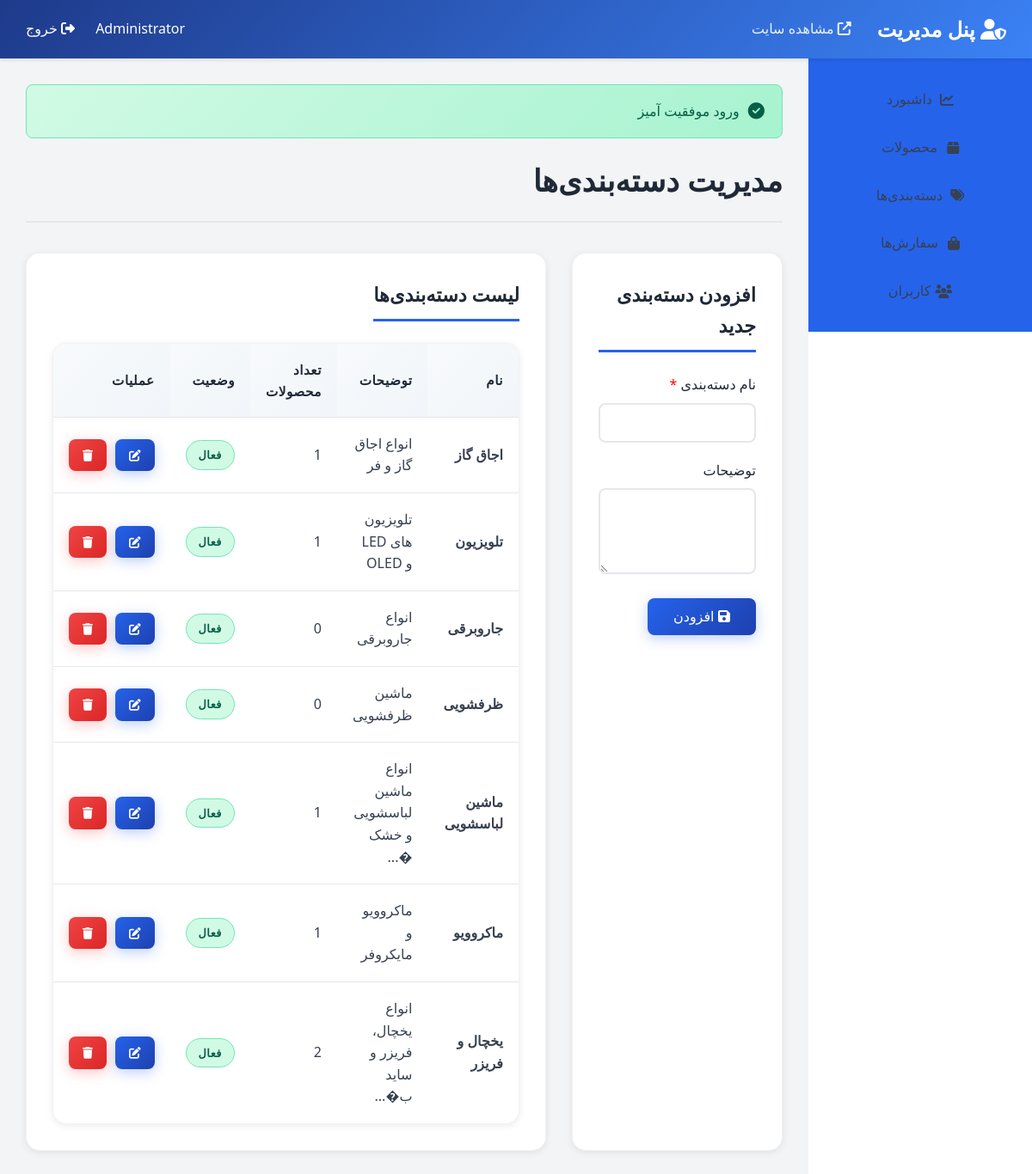
Screenshot of /admin/categories.php (signed in) with the database file from the repository.
### tables this page shows
CREATE TABLE IF NOT EXISTS users (
    id INT AUTO_INCREMENT PRIMARY KEY,
    username VARCHAR(50) NOT NULL UNIQUE,
    email VARCHAR(100) NOT NULL UNIQUE,
    password VARCHAR(255) NOT NULL,
    full_name VARCHAR(100) NOT NULL,
    phone VARCHAR(20),
    address TEXT,
    city VARCHAR(50),
    postal_code VARCHAR(20),
    role ENUM('admin', 'customer') DEFAULT 'customer',
    status ENUM('active', 'inactive', 'banned') DEFAULT 'active',
    created_at TIMESTAMP DEFAULT CURRENT_TIMESTAMP,
    updated_at TIMESTAMP DEFAULT CURRENT_TIMESTAMP ON UPDATE CURRENT_TIMESTAMP,
    INDEX idx_username (username),
    INDEX idx_email (email),
    INDEX idx_role (role)
);

CREATE TABLE IF NOT EXISTS categories (
    id INT AUTO_INCREMENT PRIMARY KEY,
    name VARCHAR(100) NOT NULL,
    description TEXT,
    image VARCHAR(255),
    parent_id INT DEFAULT NULL,
    status ENUM('active', 'inactive') DEFAULT 'active',
    created_at TIMESTAMP DEFAULT CURRENT_TIMESTAMP,
    updated_at TIMESTAMP DEFAULT CURRENT_TIMESTAMP ON UPDATE CURRENT_TIMESTAMP,
    FOREIGN KEY (parent_id) REFERENCES categories(id) ON DELETE SET NULL,
    INDEX idx_status (status),
    INDEX idx_parent (parent_id)
);

### includes/functions.php (called while the page is built, shortened)
<?php
function isLoggedIn() {
    return isset($_SESSION['user_id']);
}
function getCurrentUserId() {
    return $_SESSION['user_id'] ?? null;
}
function getCurrentUser() {
    $db = getDB();
    $userId = getCurrentUserId();
    $stmt = $db->prepare("SELECT id, username, email, full_name, phone, address, city, postal_code, role FROM users WHERE id = ?");
    $stmt->bind_param("i", $userId);
    $stmt->execute();
    $result = $stmt->get_result();
    return $result->fetch_assoc();
}
function getFlashMessage() {
    if (isset($_SESSION['flash_message'])) {
        $flash = $_SESSION['flash_message'];
        return $flash;
    }
    return null;
}

### includes/db.php (called while the page is built, shortened)
<?php
class Database {
    private static $instance = null;
    private $connection;
    private function __construct() {
        try {
            $this->connection = new mysqli(DB_HOST, DB_USER, DB_PASS, DB_NAME);
            $this->connection->set_charset("utf8mb4");
        } catch (Exception $e) {
            die("Database connection error: " . $e->getMessage());
        }
    }
    public static function getInstance() {
        if (self::$instance === null) {
            self::$instance = new self();
        }
        return self::$instance;
    }
    public function prepare($sql) {
        return $this->connection->prepare($sql);
    }
}
function getDB() {
    return Database::getInstance();
}

### includes/Category.php (called while the page is built, shortened)
<?php
require_once __DIR__ . '/db.php';
class Category {
    private $db;
    public function __construct() {
        $this->db = getDB();
    }
    public function getCategoriesWithCount($showAll = false) {
        $whereClause = $showAll ? '' : "WHERE c.status = 'active'";
        $stmt = $this->db->prepare("
            SELECT c.*, COUNT(p.id) as product_count
            FROM categories c
            LEFT JOIN products p ON c.id = p.category_id AND p.status = 'active'
            $whereClause
            GROUP BY c.id
            ORDER BY c.name ASC
        ");
        $stmt->execute();
        $result = $stmt->get_result();
        $categories = [];
        while ($row = $result->fetch_assoc()) {
            $categories[] = $row;
        }
        return $categories;
    }
}

### admin/categories.php (the view, shortened to what this page needs)
<?php
require_once __DIR__ . '/../includes/db.php';
require_once __DIR__ . '/../includes/functions.php';
require_once __DIR__ . '/../includes/Category.php';
$categoryObj = new Category();
$categories = $categoryObj->getCategoriesWithCount(true);
$editCategory = null;
require_once 'header.php';
?>
<div class="page-header">
    <h1 class="page-title">مدیریت دسته‌بندی‌ها</h1>
</div>
<div style="display: grid; grid-template-columns: 1fr 2fr; gap: 30px;">
    <div class="admin-card">
        <h2><?php echo $editCategory ? 'ویرایش دسته‌بندی' : 'افزودن دسته‌بندی جدید'; ?></h2>
        <form method="POST" action="">
            <div class="form-group">
                <label class="form-label">نام دسته‌بندی <span style="color: red;">*</span></label>
                <input type="text" name="name" class="form-control" required
                       value="<?php echo $editCategory ? htmlspecialchars($editCategory['name']) : ''; ?>">
            </div>
            <div class="form-group">
                <label class="form-label">توضیحات</label>
                <textarea name="description" class="form-control" rows="3"><?php echo $editCategory ? htmlspecialchars($editCategory['description']) : ''; ?></textarea>
            </div>
            <div style="display: flex; gap: 10px;">
                <button type="submit" class="btn btn-primary">
                    <i class="fas fa-save"></i> <?php echo $editCategory ? 'بروزرسانی' : 'افزودن'; ?>
                </button>
            </div>
        </form>
    </div>
    <div class="admin-card">
        <h2>لیست دسته‌بندی‌ها</h2>
        <?php if (!empty($categories)): ?>
            <div class="admin-table">
                <table>
                    <thead>
                        <tr>
                            <th>نام</th>
                            <th>توضیحات</th>
                            <th>تعداد محصولات</th>
                            <th>وضعیت</th>
                            <th style="width: 150px;">عملیات</th>
                        </tr>
                    </thead>
                    <tbody>
                        <?php foreach ($categories as $cat): ?>
                            <tr>
                                <td><strong><?php echo htmlspecialchars($cat['name']); ?></strong></td>
                                <td><?php echo htmlspecialchars(substr($cat['description'], 0, 50)); ?><?php echo strlen($cat['description']) > 50 ? '...' : ''; ?></td>
                                <td><?php echo $cat['product_count']; ?></td>
                                <td>
                                    <span class="status-badge <?php echo $cat['status'] == 'active' ? 'status-active' : 'status-inactive'; ?>">
                                        <?php echo $cat['status'] == 'active' ? 'فعال' : 'غیرفعال'; ?>
                                    </span>
                                </td>
                                <td>
                                    <div class="action-buttons">
                                        <a href="?edit=<?php echo $cat['id']; ?>" class="btn btn-sm btn-primary" title="ویرایش">
                                            <i class="fas fa-edit"></i>
                                        </a>
                                        <a href="?delete=1&id=<?php echo $cat['id']; ?>"
                                           class="btn btn-sm btn-danger confirm-delete" title="حذف">
                                            <i class="fas fa-trash"></i>
                                        </a>
                                    </div>
                                </td>
                            </tr>
                        <?php endforeach; ?>
                    </tbody>
                </table>
            </div>
        <?php else: ?>
            <p style="text-align: center; color: var(--text-light); padding: 40px;">دسته‌بندی وجود ندارد</p>
        <?php endif; ?>
    </div>
</div>
<?php require_once 'footer.php'; ?>

### admin/header.php (shortened to what this page needs)
<?php
require_once __DIR__ . '/../includes/db.php';
require_once __DIR__ . '/../includes/functions.php';
$currentUser = getCurrentUser();
?>
<!DOCTYPE html>
<html lang="fa">
<head>
    <link rel="stylesheet" href="<?php echo SITE_URL; ?>/assets/css/style.css">
    <link rel="stylesheet" href="<?php echo SITE_URL; ?>/assets/css/admin.css">
    <link rel="stylesheet" href="https://cdnjs.cloudflare.com/ajax/libs/font-awesome/6.4.0/css/all.min.css">
</head>
<body style="background: #f3f4f6;">
    <header style="background: linear-gradient(135deg, #1e3a8a, #3b82f6); box-shadow: 0 2px 4px rgba(0,0,0,0.1);">
        <div style="padding: 15px 30px; display: flex; justify-content: space-between; align-items: center;">
            <div style="display: flex; align-items: center; gap: 30px;">
                <h1 style="color: white; font-size: 1.5rem; margin: 0;">
                    <i class="fas fa-user-shield"></i> پنل مدیریت
                </h1>
                <a href="<?php echo SITE_URL; ?>/public/index.php" target="_blank" style="color: white; opacity: 0.9;">
                    <i class="fas fa-external-link-alt"></i> مشاهده سایت
                </a>
            </div>
            <div style="color: white;">
                <span><?php echo htmlspecialchars($currentUser['full_name']); ?></span>
                <a href="<?php echo SITE_URL; ?>/public/logout.php" style="color: white; margin-right: 20px;">
                    <i class="fas fa-sign-out-alt"></i> خروج
                </a>
            </div>
        </div>
    </header>
    <div style="display: flex; min-height: calc(100vh - 60px);">
        <aside style="width: 260px; background: white; box-shadow: 2px 0 4px rgba(0,0,0,0.05);">
            <nav style="padding: 20px 0;">
                <ul style="list-style: none; padding: 0; margin: 0;">
                    <li>
                        <a href="<?php echo ADMIN_URL; ?>/index.php" style="display: flex; align-items: center; padding: 15px 25px; color: var(--text-color); transition: all 0.3s;">
                            <i class="fas fa-chart-line" style="width: 25px;"></i>
                            <span>داشبورد</span>
                        </a>
                    </li>
                    <li>
                        <a href="<?php echo ADMIN_URL; ?>/products.php" style="display: flex; align-items: center; padding: 15px 25px; color: var(--text-color); transition: all 0.3s;">
                            <i class="fas fa-box" style="width: 25px;"></i>
                            <span>محصولات</span>
                        </a>
                    </li>
                    <li>
                        <a href="<?php echo ADMIN_URL; ?>/categories.php" style="display: flex; align-items: center; padding: 15px 25px; color: var(--text-color); transition: all 0.3s;">
                            <i class="fas fa-tags" style="width: 25px;"></i>
                            <span>دسته‌بندی‌ها</span>
                        </a>
                    </li>
                    <li>
                        <a href="<?php echo ADMIN_URL; ?>/orders.php" style="display: flex; align-items: center; padding: 15px 25px; color: var(--text-color); transition: all 0.3s;">
                            <i class="fas fa-shopping-bag" style="width: 25px;"></i>
                            <span>سفارش‌ها</span>
                        </a>
                    </li>
                    <li>
                        <a href="<?php echo ADMIN_URL; ?>/users.php" style="display: flex; align-items: center; padding: 15px 25px; color: var(--text-color); transition: all 0.3s;">
                            <i class="fas fa-users" style="width: 25px;"></i>
                            <span>کاربران</span>
                        </a>
                    </li>
                </ul>
            </nav>
        </aside>
        <main style="flex: 1; padding: 30px;">
            <?php
            $flash = getFlashMessage();
            if ($flash):
            ?>
                <div class="alert alert-<?php echo $flash['type']; ?>" style="margin-bottom: 20px;">
                    <?php echo htmlspecialchars($flash['message']); ?>
                </div>
            <?php endif; ?>

### assets/css/style.css (style rules this page uses)
* { margin: 0; padding: 0; box-sizing: border-box; }
:root { --primary-color: #2563eb; --primary-dark: #1e40af; --secondary-color: #10b981; --danger-color: #ef4444; --warning-color: #f59e0b; --dark-color: #1f2937; --light-color: #f9fafb; --border-color: #e5e7eb; --text-color: #374151; --text-light: #6b7280; --white: #ffffff; --shadow: 0 1px 3px 0 rgba(0, 0, 0, 0.1), 0 1px 2px 0 rgba(0, 0, 0, 0.06); --shadow-md: 0 4px 6px -1px rgba(0, 0, 0, 0.1), 0 2px 4px -1px rgba(0, 0, 0, 0.06); --shadow-lg: 0 10px 15px -3px rgba(0, 0, 0, 0.1), 0 4px 6px -2px rgba(0, 0, 0, 0.05); }
body { font-family: 'Segoe UI', Tahoma, Geneva, Verdana, sans-serif; direction: rtl; text-align: right; line-height: 1.6; color: var(--text-color); background-color: var(--light-color); overflow-x: hidden; }
html { scroll-behavior: smooth; }
a { text-decoration: none; color: inherit; transition: all 0.3s ease; }
header { background: var(--white); box-shadow: var(--shadow); position: sticky; top: 0; z-index: 1000; }
nav { background: var(--primary-color); padding: 0; }
nav ul { list-style: none; display: flex; justify-content: center; flex-wrap: wrap; }
nav li { position: relative; }
nav a { display: block; padding: 15px 25px; color: var(--white); transition: background 0.3s; }
.btn { display: inline-block; padding: 12px 30px; border-radius: 8px; font-size: 1rem; cursor: pointer; border: none; transition: all 0.3s ease; text-decoration: none; position: relative; overflow: hidden; }
.btn::before { content: ''; position: absolute; top: 50%; left: 50%; width: 0; height: 0; border-radius: 50%; background: rgba(255, 255, 255, 0.3); transform: translate(-50%, -50%); transition: width 0.6s, height 0.6s; }
.btn-primary { background: linear-gradient(135deg, var(--primary-color) 0%, var(--primary-dark) 100%); color: var(--white); box-shadow: 0 4px 15px rgba(37, 99, 235, 0.3); }
.btn-danger { background: linear-gradient(135deg, var(--danger-color) 0%, #dc2626 100%); color: var(--white); box-shadow: 0 4px 15px rgba(239, 68, 68, 0.3); }
.form-group { margin-bottom: 20px; }
.form-label { display: block; margin-bottom: 8px; font-weight: 500; color: var(--dark-color); }
.form-control { width: 100%; padding: 12px 15px; border: 2px solid var(--border-color); border-radius: 8px; font-size: 1rem; transition: all 0.3s ease; background: var(--white); }
textarea.form-control { resize: vertical; min-height: 100px; }
.alert { padding: 15px 20px; border-radius: 8px; margin-bottom: 20px; animation: fadeIn 0.5s ease-out; display: flex; align-items: center; gap: 10px; }
.alert::before { font-family: 'Font Awesome 6 Free'; font-weight: 900; font-size: 1.2rem; }
.alert-success { background: linear-gradient(135deg, #d1fae5 0%, #a7f3d0 100%); color: #065f46; border: 1px solid #6ee7b7; }
.alert-success::before { content: '\f058'; }

### assets/css/admin.css (style rules this page uses)
.admin-card { background: white; border-radius: 16px; padding: 30px; box-shadow: 0 2px 8px rgba(0,0,0,0.08); margin-bottom: 25px; border: 1px solid rgba(0,0,0,0.05); transition: all 0.3s ease; }
.admin-card h2 { margin-bottom: 25px; color: var(--dark-color); font-size: 1.4rem; font-weight: 700; border-bottom: 3px solid var(--primary-color); padding-bottom: 10px; display: inline-block; }
.admin-table { width: 100%; background: white; border-radius: 16px; overflow: hidden; box-shadow: 0 2px 8px rgba(0,0,0,0.08); border: 1px solid rgba(0,0,0,0.05); }
.admin-table table { width: 100%; border-collapse: collapse; }
.admin-table th, .admin-table td { padding: 18px; text-align: right; border-bottom: 1px solid var(--border-color); }
.admin-table th { background: linear-gradient(135deg, #f8fafc 0%, #f1f5f9 100%); font-weight: 700; color: var(--dark-color); font-size: 0.95rem; text-transform: uppercase; letter-spacing: 0.5px; }
.admin-table tr:last-child td { border-bottom: none; }
.action-buttons { display: flex; gap: 10px; }
.btn-sm { padding: 8px 16px; font-size: 0.85rem; border-radius: 8px; font-weight: 600; }
.status-badge { display: inline-block; padding: 6px 14px; border-radius: 20px; font-size: 0.8rem; font-weight: 600; text-transform: uppercase; letter-spacing: 0.5px; }
.status-active { background: #d1fae5; color: #065f46; border: 1px solid #6ee7b7; }
.page-header { display: flex; justify-content: space-between; align-items: center; margin-bottom: 35px; padding-bottom: 20px; border-bottom: 2px solid #e5e7eb; }
.page-title { font-size: 2.2rem; color: var(--dark-color); margin: 0; font-weight: 800; }

### rows the page displays
users: full_name "Administrator"
categories: name "اجاق گاز", description "انواع اجاق گاز و فر", product_count "1", status "فعال"
categories: name "تلویزیون", description "تلویزیون های LED و OLED", product_count "1", status "فعال"
categories: name "جاروبرقی", description "انواع جاروبرقی", product_count "0", status "فعال"
categories: name "ظرفشویی", description "ماشین ظرفشویی", product_count "0", status "فعال"
categories: name "ماشین لباسشویی", description "انواع ماشین لباسشویی و خشک �", product_count "1", status "فعال"
categories: name "ماکروویو", description "ماکروویو و مایکروفر", product_count "1", status "فعال"
categories: name "یخچال و فریزر", description "انواع یخچال، فریزر و ساید ب�", product_count "2", status "فعال"

### other values shown
$flash['message'] "ورود موفقیت آمیز"
